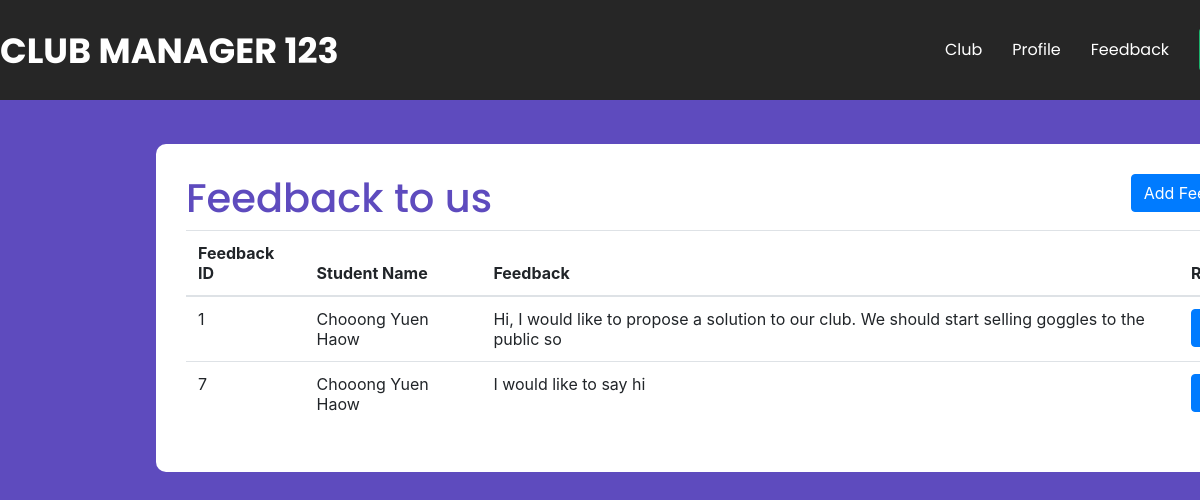
The page /php/feedback.php (signed in) on the database its author committed.
### tables this page shows
CREATE TABLE IF NOT EXISTS `feedback` (
  `feedback_ID` int NOT NULL AUTO_INCREMENT,
  `club_name` varchar(255) NOT NULL,
  `student_name` varchar(255) NOT NULL,
  `feedback_text` varchar(255) NOT NULL,
  `admin_replies` varchar(255) DEFAULT NULL,
  `committee_replies` varchar(255) DEFAULT NULL,
  PRIMARY KEY (`feedback_ID`),
  KEY `club_id` (`club_name`)
);

### php/feedback.php (the view, shortened to what this page needs)
<?php
include '../template/navbar.php';
$sql = "SELECT * FROM feedback WHERE club_name = '".$_SESSION['enrolledClub']."'";
$result = mysqli_query($_SESSION["conn"], $sql);
?>
<!DOCTYPE html>
<html lang="en">
<head>
  <link rel="stylesheet" href="https://cdn.jsdelivr.net/npm/bootstrap@4.6.1/dist/css/bootstrap.min.css">
</head>
<body>
<div class="container">
  <a id="addFeedback-btn"href="feedback_Form.php"class="btn btn-primary">Add Feedback</a>
  <h2>Feedback to us</h2>
  <table class="table">
    <thead>
      <tr>
        <th>Feedback ID</th>
        <th>Student Name</th>
        <th>Feedback</th>
        <th>Replies</th>
      </tr>
    </thead>
    <tbody>
<?php
if (mysqli_num_rows($result) > 0) {
  while($row = mysqli_fetch_assoc($result)) {
      ?>
      <tr>
        <td><?php echo $row["feedback_ID"]?></td>
        <td><?php echo $row["student_name"]?></td>
        <td><?php echo $row["feedback_text"]?></td>
        <td><button id='<?php echo $row["feedback_ID"]?>' class="btn btn-primary">View</button></td>
      </tr>
      <?php
  }
} else {
  echo "No Any Feedback yet.";
}
?>
</tbody>
  </table>
</div>
</body>
</html>

### css/navbar_.css (style rules this page uses)
* { margin: 0; padding: 0; list-style: none; text-decoration: none; }

### php/feedback.php (style rules this page uses)
html { overflow:scroll; }
body { background-color:rgb(94, 75, 190); }
.container { position:absolute; left:13%; top:18%; background-color:white; border-radius: 10px; padding:30px; }
h2 { color:rgb(94, 75, 190); font-family:'Poppins'; font-size: 40px; }
#addFeedback-btn { float:right; }

### rows shown on the page
feedback: feedback_ID "1", student_name "Chooong Yuen Haow", feedback_text "Hi, I would like to propose a solution to our club. We should start selling goggles to the public so"
feedback: feedback_ID "7", student_name "Chooong Yuen Haow", feedback_text "I would like to say hi"
